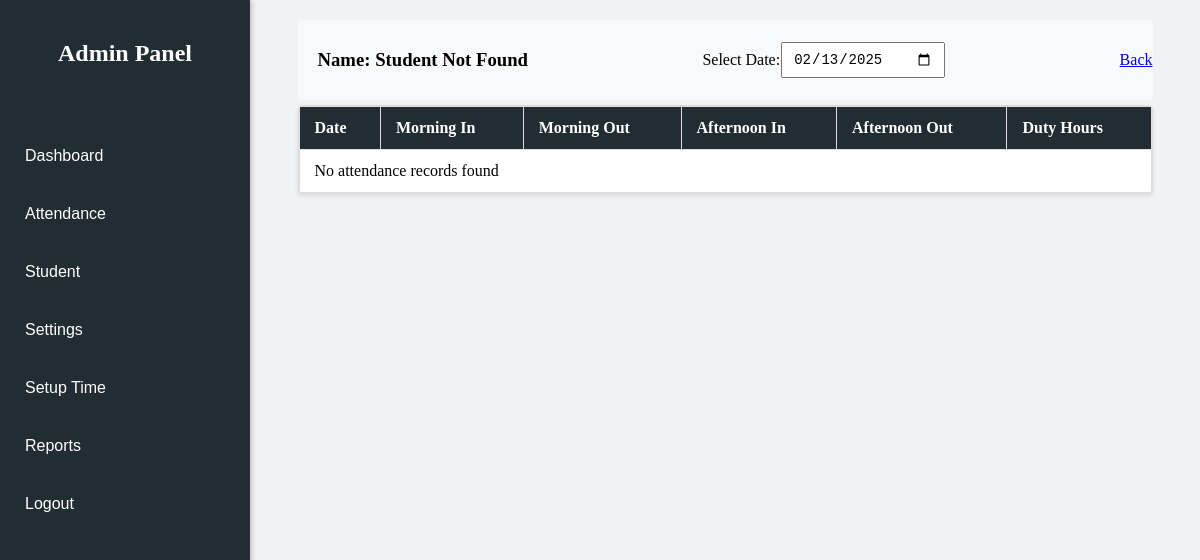
Page /ADMIN/student_records.php?id=214315 on the earlier database version.
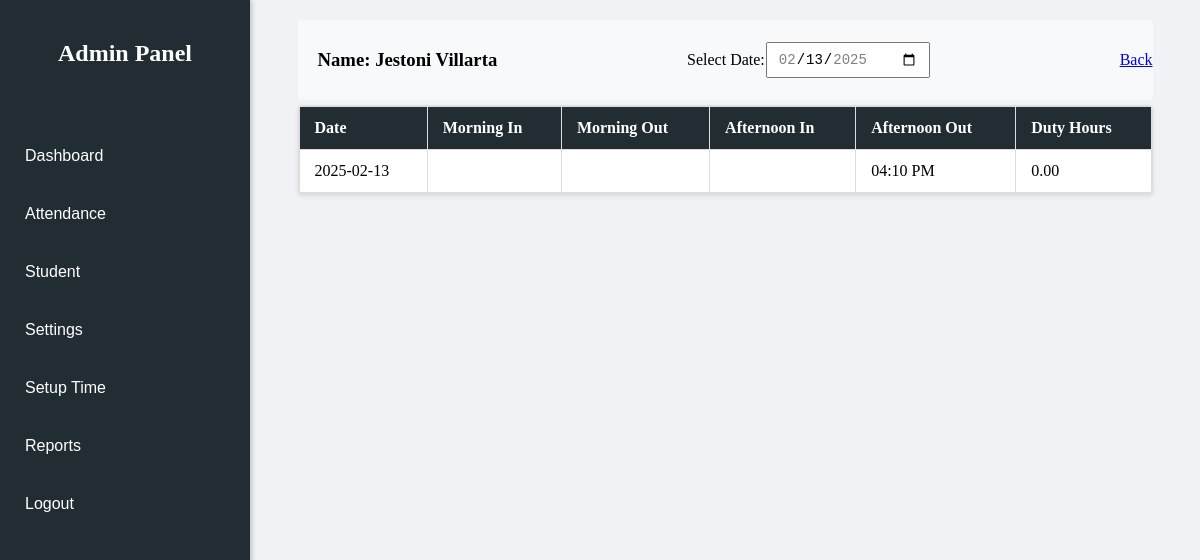
Same page on the later database version.
### tables this page shows
CREATE TABLE `student_tbl` (
  `ID` varchar(20) NOT NULL,
  `STUDENT_ID` varchar(20) DEFAULT NULL,
  `FIRST_NAME` varchar(50) NOT NULL,
  `LAST_NAME` varchar(50) NOT NULL,
  `GENDER` enum('Male','Female') NOT NULL,
  `EMAIL` varchar(100) NOT NULL,
  `CONTACT` varchar(15) NOT NULL,
  `ADDRESS` text NOT NULL
);

CREATE TABLE `attendance_tbl` (
  `ID` int(11) NOT NULL,
  `STUDENT_ID` varchar(50) NOT NULL,
  `NAME` varchar(100) NOT NULL,
  `GENDER` enum('Male','Female') NOT NULL,
  `MORNING_TIME_IN` varchar(10) NOT NULL,
  `MORNING_TIME_OUT` varchar(10) DEFAULT NULL,
  `AFTERNOON_TIME_IN` varchar(10) DEFAULT NULL,
  `AFTERNOON_TIME_OUT` varchar(10) DEFAULT NULL,
  `DUTY_HOURS` varchar(6) DEFAULT NULL,
  `DATE` date NOT NULL
);

### ADMIN/student_records.php (the view, shortened to what this page needs)
<?php
include '../CONNECTION/connection.php';
$student_id = isset($_GET['id']) ? $_GET['id'] : '';
$student = null;
if (!empty($student_id)) {
    $stmt = $conn->prepare("SELECT FIRST_NAME, LAST_NAME FROM student_tbl WHERE STUDENT_ID = ?");
    $stmt->bind_param("s", $student_id);
    $stmt->execute();
    $student_result = $stmt->get_result();
    $student = $student_result->fetch_assoc();
}
$search_date = date("Y-m-d");
$date_query = "SELECT DISTINCT `DATE` FROM `attendance_tbl` ORDER BY `DATE` DESC";
$date_result = $conn->query($date_query);
$dates = [];
while ($date_row = $date_result->fetch_assoc()) {
    $dates[] = $date_row['DATE'];
}
$sql = "SELECT `DATE`, `MORNING_TIME_IN`, `MORNING_TIME_OUT`,
                `AFTERNOON_TIME_IN`, `AFTERNOON_TIME_OUT`, `DUTY_HOURS`
        FROM `attendance_tbl`
        WHERE `DATE` = ? AND `STUDENT_ID` = ?";
$stmt = $conn->prepare($sql);
$stmt->bind_param("ss", $search_date, $student_id);
$stmt->execute();
$attendance_result = $stmt->get_result();
?>
<!DOCTYPE html>
<html lang="en">
<head>
    <link rel="stylesheet" href="CSS/student_records.css">
</head>
<body>
    <div class="nav">
        <?php include 'sidenav.php'; ?>
    </div>
    <div class="table-button-wrapper">
        <h3>
        <label> Name: </label>
            <?php
                echo isset($student['FIRST_NAME']) && isset($student['LAST_NAME'])
                    ? htmlspecialchars($student['FIRST_NAME'] . ' ' . $student['LAST_NAME'])
                    : "Student Not Found";
            ?>
        </h3>
        <div class="calendar-container">
            <form method="GET" id="dateForm">
                <label for="dateSelect">Select Date:</label>
                <input type="date" name="search_date" id="dateSelect"
                    value="<?php echo htmlspecialchars($search_date); ?>"
                    <?php if (!empty($dates)) { ?>
                        min="<?php echo min($dates); ?>" max="<?php echo max($dates); ?>"
                    <?php } ?>
                    onchange="document.getElementById('dateForm').submit()">
            </form>
        </div>
        <a href="dashboard.php" class="back-btn">Back</a>
    </div>
    <div class="table-wrapper">
        <div class="table-container">
            <table>
                <thead>
                    <tr>
                        <th>Date</th>
                        <th>Morning In</th>
                        <th>Morning Out</th>
                        <th>Afternoon In</th>
                        <th>Afternoon Out</th>
                        <th>Duty Hours</th>
                    </tr>
                </thead>
                <tbody>
                    <?php
                    if ($attendance_result->num_rows > 0) {
                        while ($row = $attendance_result->fetch_assoc()) {
                            echo "<tr>
                                <td>" . htmlspecialchars($row["DATE"]) . "</td>
                                <td>" . htmlspecialchars($row["MORNING_TIME_IN"]) . "</td>
                                <td>" . htmlspecialchars($row["MORNING_TIME_OUT"]) . "</td>
                                <td>" . htmlspecialchars($row["AFTERNOON_TIME_IN"]) . "</td>
                                <td>" . htmlspecialchars($row["AFTERNOON_TIME_OUT"]) . "</td>
                                <td>" . htmlspecialchars($row["DUTY_HOURS"]) . "</td>
                            </tr>";
                        }
                    } else {
                        echo "<tr><td colspan='6'>No attendance records found</td></tr>";
                    }
                    ?>
                </tbody>
            </table>
        </div>
    </div>
</body>
</html>

Differences in the rows shown:
added student_tbl: FIRST_NAME+LAST_NAME "Jestoni Villarta"
added attendance_tbl: DATE "2025-02-13", AFTERNOON_TIME_OUT "04:10 PM", DUTY_HOURS "0.00"
Other differences:
text no longer shown: "Student Not Found No attendance records found"
